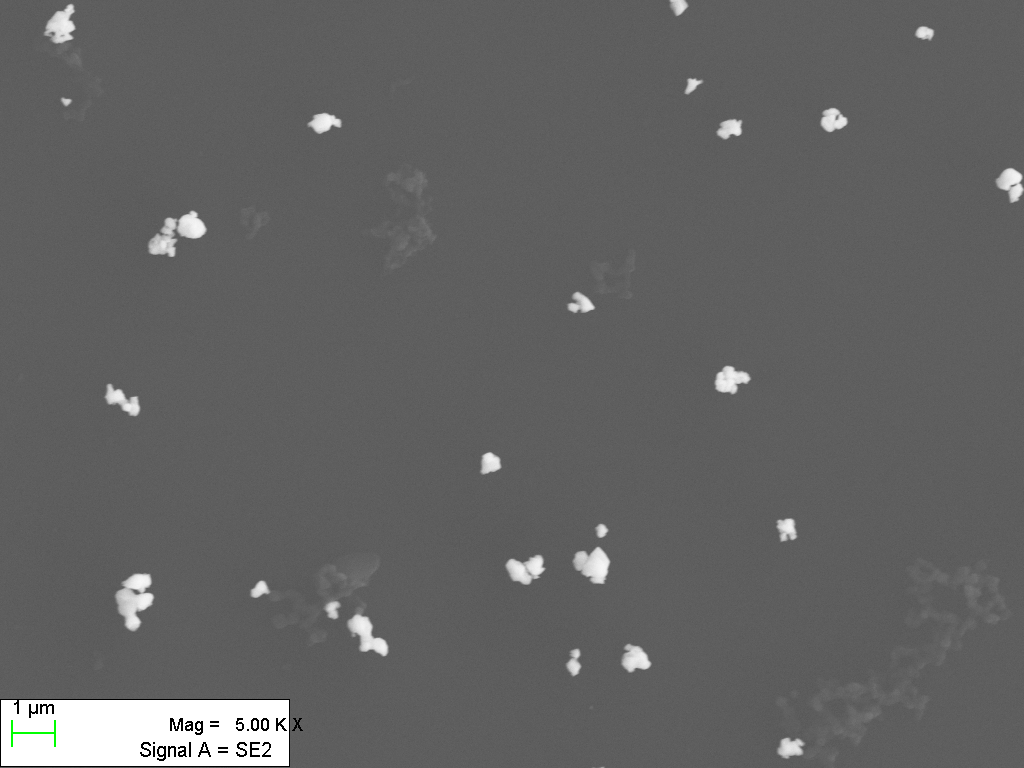
#> input picture _Archive/2y-08WC-SDS1h-12PAH2h-wc30m-19.tif, 1024 x 768 px, found by its file name
$ python text7.py
#> lines starting #> are read from the running program, lines starting #| are printed output that depends on the picture; after the words box and inside, x2 and y2 are one past the last pixel; in counts of white or black regions, pixels touching at a corner belong together
#> further down, image is the input picture: shape (768, 1024, 3); mean B, G, R 99.1, 99.2, 99.1
import cv2
import numpy as np

def watershed_algorithm(image):
    src = image.copy()

    # 边缘保留滤波EPF去噪，sp、sr分别表示空间窗口大小、色彩空间窗口大小
    blur = cv2.pyrMeanShiftFiltering(image, sp=21, sr=55)

    # 转成灰度图像
    gray = cv2.cvtColor(blur, cv2.COLOR_BGR2GRAY)

    # 使用otsu算法得到二值图像区间阈值
    ret, binary = cv2.threshold(gray, 0, 255, cv2.THRESH_BINARY + cv2.THRESH_OTSU)
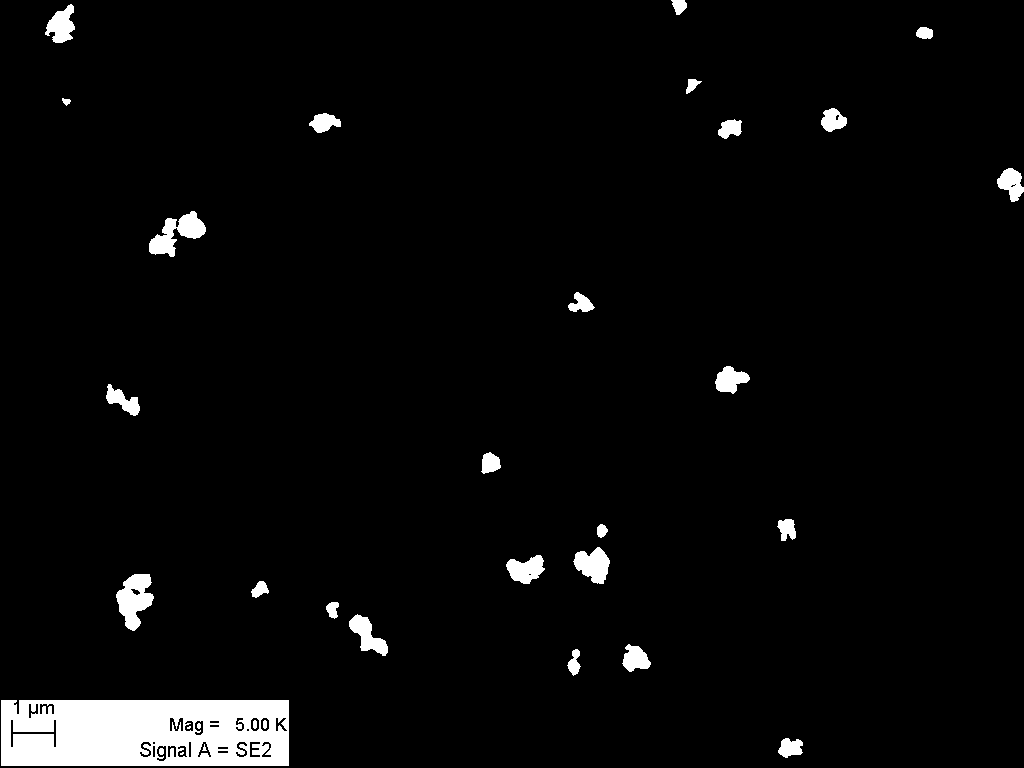
#> binary: shape (768, 1024); 3.7% white; 33 white regions (3 under 20 px), largest, box (x1, y1, x2, y2) and area: (1, 700, 289, 766) 17369, (116, 574, 154, 631) 1286, (149, 211, 206, 257) 1205
#> ret = 165

    # 距离变换
    dist = cv2.distanceTransform(binary, cv2.DIST_L2, 5)
    dist_out = cv2.normalize(dist, 0, 1.0, cv2.NORM_MINMAX)

    # 对距离变换图像进行多个阈值化处理，获得多个分割结果
    # threshold_values = [0.14, 0.24]  # 自定义多个阈值17
    # threshold_values = [0.1,0.14,0.26] # 自定义多个阈值20
    threshold_values = [0.14,0.21] # 自定义多个阈值19
    # threshold_values = [0.14] # 自定义多个阈值18
    segmented_images = []
    for threshold in threshold_values:
        _, surface = cv2.threshold(dist_out, threshold * dist_out.max(), 255, cv2.THRESH_BINARY)
        sure_fg = np.uint8(surface)

        # 使用连通组件分析算法，得到初始标记图像
        ret, markers = cv2.connectedComponents(sure_fg)
        markers = markers + 1

        # 对二值图像进行膨胀处理，得到未知区域的标记
        kernel = np.ones((3, 3), np.uint8)
        binary = cv2.morphologyEx(binary, cv2.MORPH_DILATE, kernel, iterations=1)
        unknown = binary - sure_fg

        # 未知区域标记为0
        markers[unknown == 255] = 0

        # 分水岭算法分割
        markers = cv2.watershed(image, markers=markers)
        segmented_images.append(markers)
#> this loop made 2 passes
#> ret on passes 1 to 2: 33, 27
#> pass 1, in watershed_algorithm, `markers = markers + 1`:
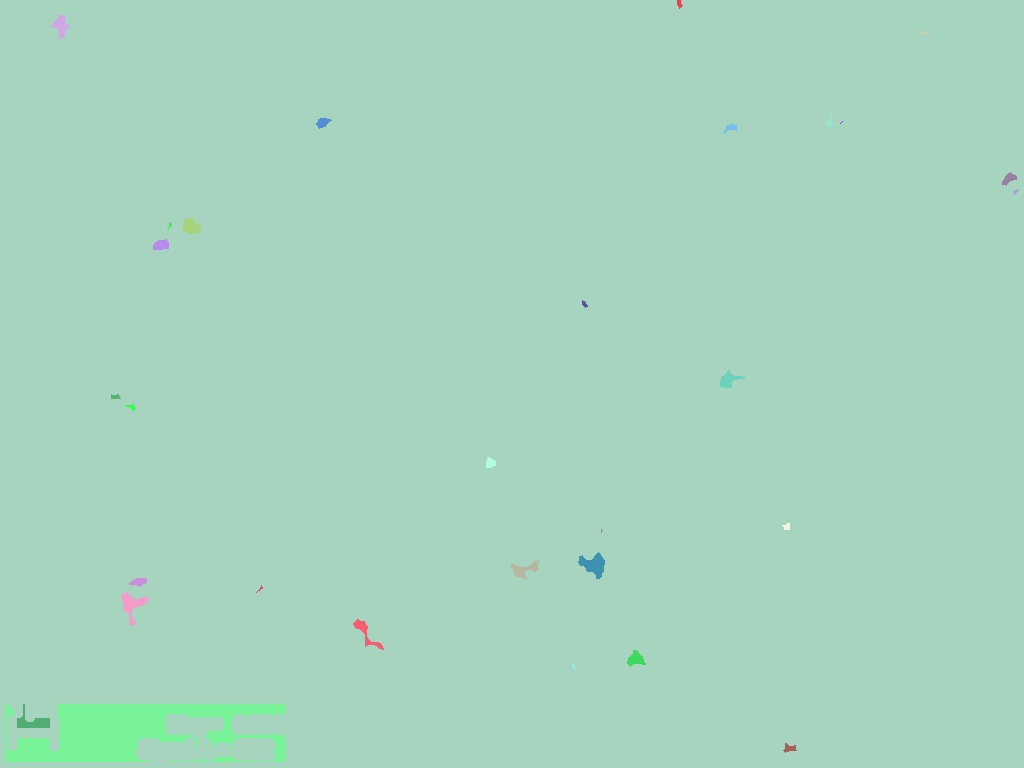
#> markers: shape (768, 1024) int32; 33 distinct labels, from 1 to 33; one colour per label, 0 black
#> after the loop: binary: shape (768, 1024); 4.8% white; 26 white regions, largest, box (x1, y1, x2, y2) and area: (0, 698, 291, 768) 20370, (114, 572, 156, 633) 1767, (147, 209, 208, 259) 1748
#> after the loop:
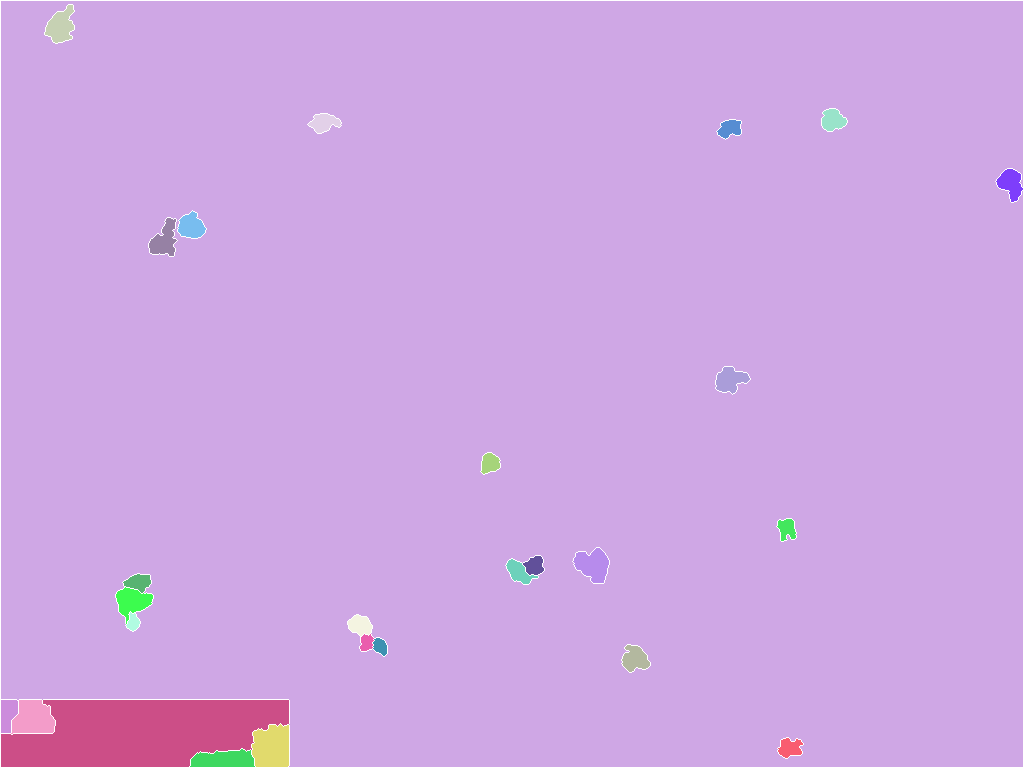
#> markers: shape (768, 1024) int32; 28 distinct labels, from -1 to 27; one colour per label, 0 black, -1 white
#> after the loop:
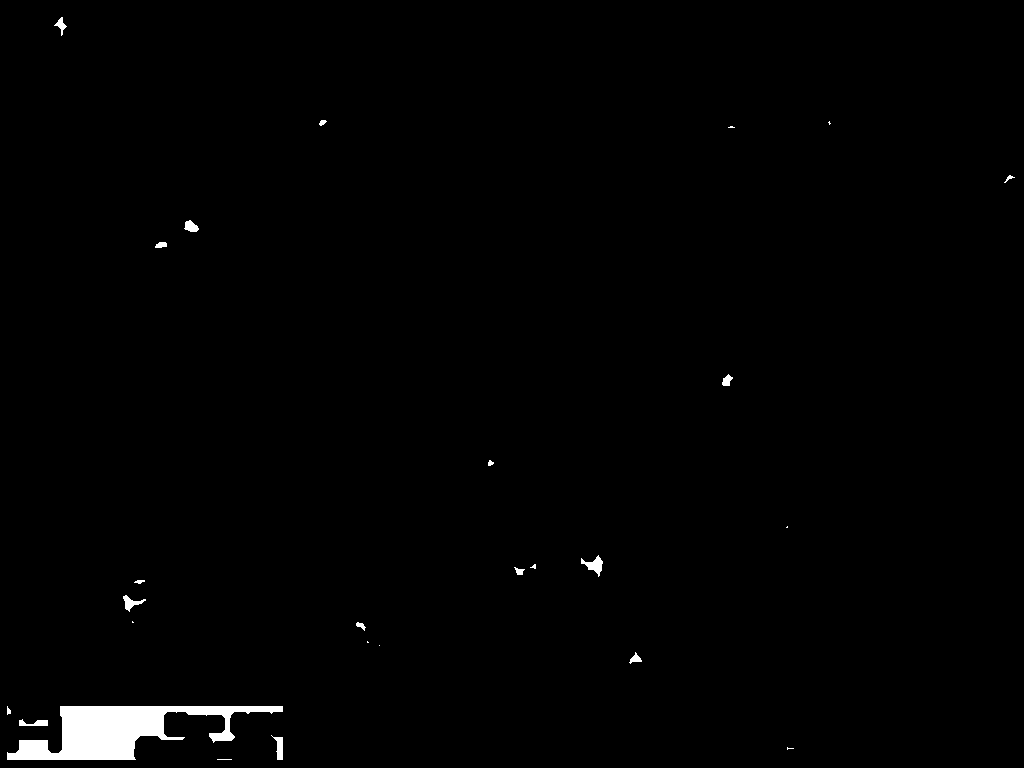
#> sure_fg: shape (768, 1024); 1% white; 26 white regions (9 under 20 px), largest, box (x1, y1, x2, y2) and area: (7, 706, 283, 760) 6872, (581, 555, 603, 577) 206, (271, 735, 283, 760) 151
#> after the loop, segmented_images = 2 items

    # 将所有分割结果叠加在一起
    combined_markers = np.zeros_like(segmented_images[0])
    for markers in segmented_images:
        combined_markers += markers
#> this loop made 2 passes

    # 将分割结果可视化显示在原图上
    min_val, max_val, _, _ = cv2.minMaxLoc(combined_markers)
#> min_val = -2; max_val = 59
    markers_8u = np.uint8(combined_markers)
    colors = [(255,0,0), (0,255,0), (0,0,255), (255,255,0),
              (255,0,255), (0,255,255), (255,128,0), (255,0,128),
              (128,255,0), (128,0,255), (255,128,128), (128,255,255),
              (0,128,255), (0,255,128), (128,0,128), (128,128,255),
              (255,255,255), (0,0,0)]

    image_copy = image.copy()
    contours = []
    for i in range(2, int(max_val)):
        if i - 1 != 1:  # Skip background region
            mask = np.where(markers_8u == i, 255, 0).astype(np.uint8)
            contours, _ = cv2.findContours(mask, cv2.RETR_EXTERNAL, cv2.CHAIN_APPROX_SIMPLE)
            cv2.drawContours(image_copy, contours, -1, colors[(i - 2) % len(colors)], -1)

        # 计数
        for contour in contours:
            M = cv2.moments(contour)

            # Check if the moment 'm00' is non-zero
            if M["m00"] != 0:
                centroid_x = int(M["m10"] / M["m00"])
                centroid_y = int(M["m01"] / M["m00"])
                cv2.putText(image_copy, str(i - 1), (centroid_x, centroid_y), cv2.FONT_HERSHEY_SIMPLEX, 0.5, (255, 255, 255), 1,
                            cv2.LINE_AA)
#> this loop made 57 passes
#> contours on passes 3, 6, 7, 8, 10, 12, 14, 22, 26, 29, 54: 2 contours, all with area under 20, 3 contours, all with area under 20, [[[724, 367], [723, 368]]], [[[489, 471]]], 3 contours, all with area under 20, 2 contours, all with area under 20, 2 contours, all with area under 20, 5 contours, all with area under 20, 2 contours, all with area under 20, 4 contours, all with area under 20, 3 contours, all with area under 20
#> image_copy: shape (768, 1024, 3); 2.32% of pixels changed, all inside (x1, y1, x2, y2) = (1, 0, 1024, 767)
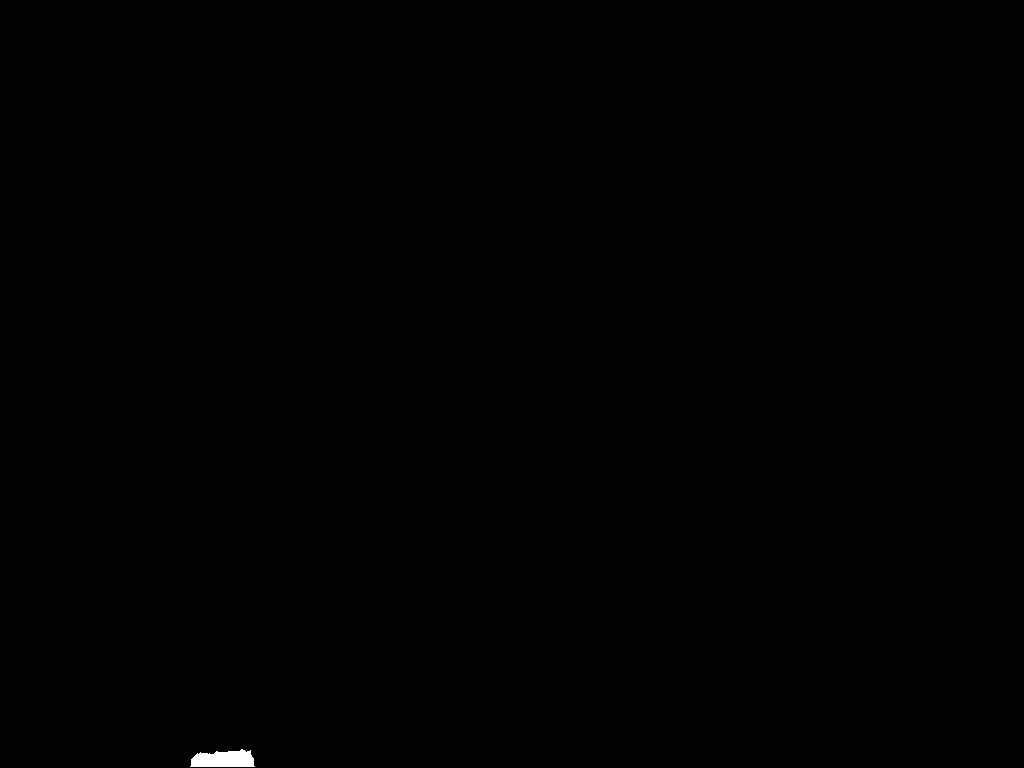
#> mask: shape (768, 1024); 0.12% white; 1 white region, box (x1, y1, x2, y2) and area: (190, 749, 255, 767) 915

    # 将原图和分割后的图像进行叠加，得到可视化显示的结果
    result = cv2.addWeighted(src, 0.1, image_copy, 0.9, 0)  # 图像权重叠加

    # 显示结果
    cv2.imshow("result", result)

# 读取图像
image_path = "_Archive/2y-08WC-SDS1h-12PAH2h-wc30m-19.tif"
image = cv2.imread(image_path)

# 应用分水岭算法进行图像分割
watershed_algorithm(image)

# 等待按键退出
cv2.waitKey(0)
cv2.destroyAllWindows()

$ run again, with _Archive/2y-08WC-SDS1h-12PAH2h-wc30m-03.tif copied over _Archive/2y-08WC-SDS1h-12PAH2h-wc30m-19.tif
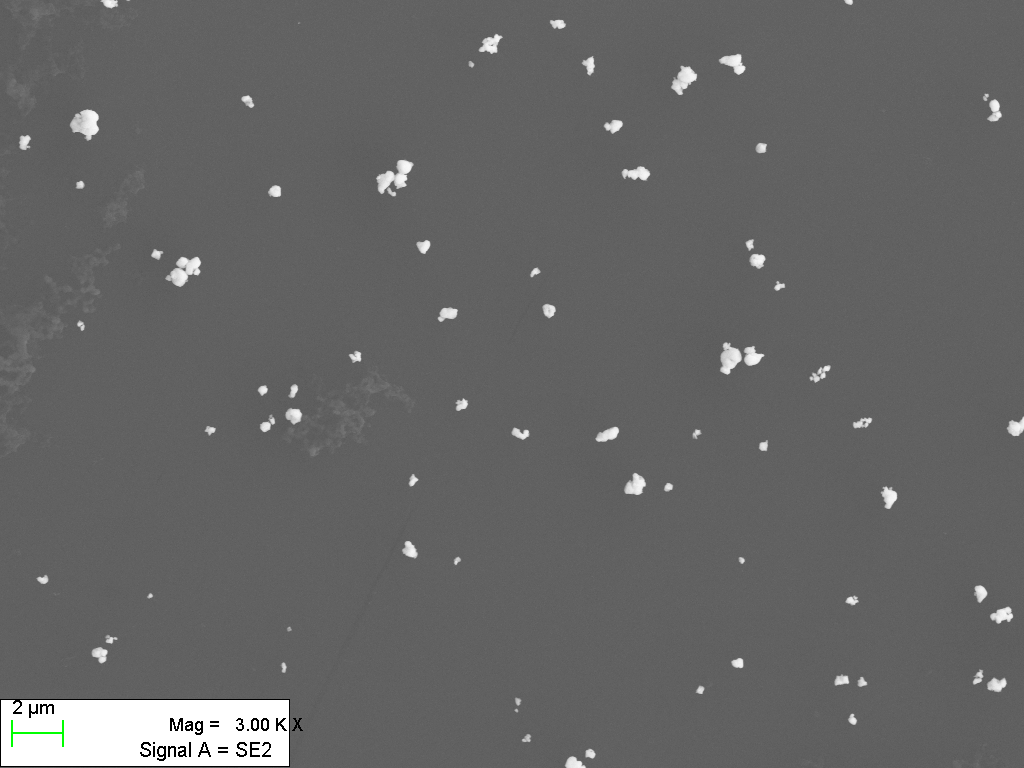
#> input picture _Archive/2y-08WC-SDS1h-12PAH2h-wc30m-03.tif, 1024 x 768 px, found by its file name
#> image is the input picture: shape (768, 1024, 3); mean B, G, R 101.7, 101.7, 101.7
#> in watershed_algorithm, `ret, binary = cv2.threshold(gray, 0, 255, cv2.THRESH_BINARY + cv2.THRE..`:
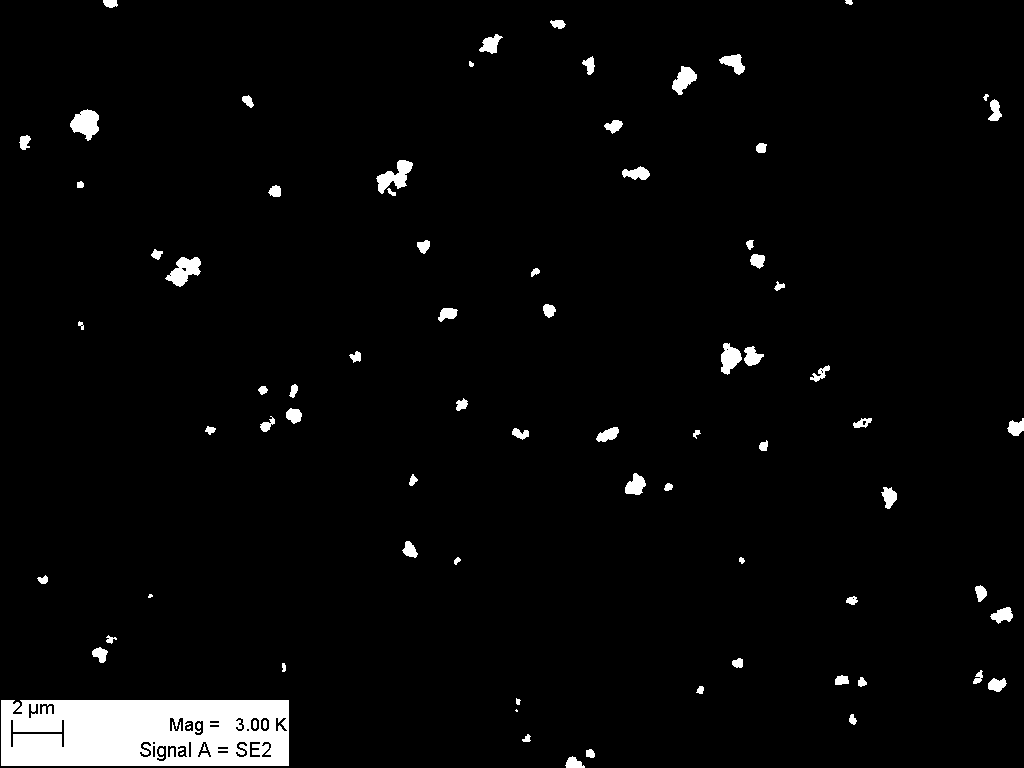
#> binary: shape (768, 1024); 3.5% white; 81 white regions (5 under 20 px), largest, box (x1, y1, x2, y2) and area: (1, 700, 289, 766) 17339, (70, 109, 99, 141) 596, (165, 257, 201, 287) 592
#> in watershed_algorithm, `ret, binary = cv2.threshold(gray, 0, 255, cv2.THRESH_BINARY + cv2.THRE..`: ret = 168
#> the loop in watershed_algorithm, `for threshold in threshold_values:` made 2 passes
#> ret on passes 1 to 2: 40, 14
#> after the loop in watershed_algorithm, `for threshold in threshold_values:`: segmented_images = 2 items
#> the loop in watershed_algorithm, `for markers in segmented_images:` made 2 passes
#> min_val = -2; max_val = 54
#> the loop in watershed_algorithm, `for i in range(2, int(max_val)):` made 52 passes
#> contours on passes 3, 28: [[[78, 131]]], 1 contour, all with area under 20
#> after the loop in watershed_algorithm, `for i in range(2, int(max_val)):`:
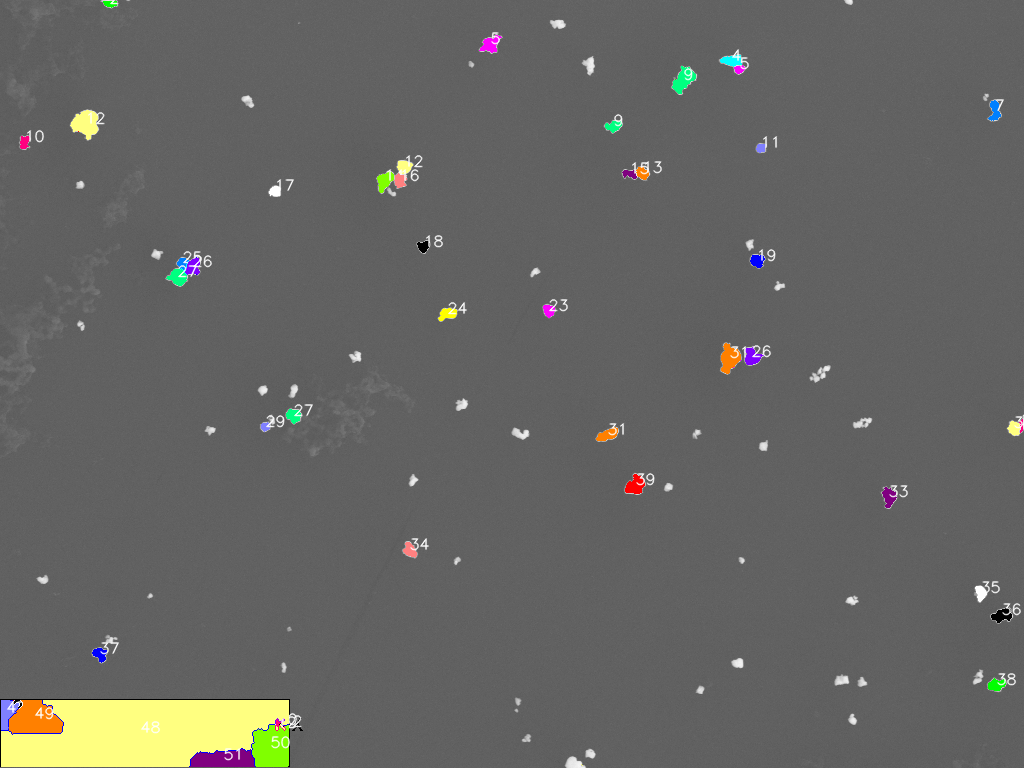
#> image_copy: shape (768, 1024, 3); 3.65% of pixels changed, all inside (x1, y1, x2, y2) = (1, 0, 1024, 767)
